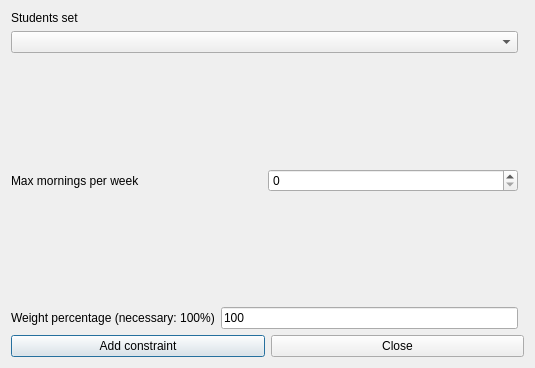
<?xml version="1.0" encoding="UTF-8"?>
<ui version="4.0">
 <class>AddConstraintStudentsSetMaxMorningsPerWeekForm_template</class>
 <widget class="QDialog" name="AddConstraintStudentsSetMaxMorningsPerWeekForm_template">
  <property name="geometry">
   <rect>
    <x>0</x>
    <y>0</y>
    <width>535</width>
    <height>368</height>
   </rect>
  </property>
  <property name="windowTitle">
   <string extracomment="This is the title of the dialog to add a new constraint of this type">Add students set max mornings per week</string>
  </property>
  <layout class="QGridLayout">
   <item row="5" column="0" colspan="2">
    <layout class="QHBoxLayout">
     <item>
      <widget class="QPushButton" name="addConstraintPushButton">
       <property name="text">
        <string>Add constraint</string>
       </property>
      </widget>
     </item>
     <item>
      <widget class="QPushButton" name="closePushButton">
       <property name="text">
        <string>Close</string>
       </property>
      </widget>
     </item>
    </layout>
   </item>
   <item row="4" column="0">
    <layout class="QHBoxLayout">
     <item>
      <widget class="QLabel" name="weightTextLabel">
       <property name="frameShape">
        <enum>QFrame::NoFrame</enum>
       </property>
       <property name="frameShadow">
        <enum>QFrame::Plain</enum>
       </property>
       <property name="text">
        <string>Weight percentage (necessary: 100%)</string>
       </property>
       <property name="wordWrap">
        <bool>false</bool>
       </property>
      </widget>
     </item>
     <item>
      <widget class="QLineEdit" name="weightLineEdit">
       <property name="text">
        <string notr="true">100</string>
       </property>
      </widget>
     </item>
    </layout>
   </item>
   <item row="2" column="0">
    <layout class="QHBoxLayout">
     <item>
      <widget class="QLabel" name="maxMorningsTextLabel">
       <property name="frameShape">
        <enum>QFrame::NoFrame</enum>
       </property>
       <property name="frameShadow">
        <enum>QFrame::Plain</enum>
       </property>
       <property name="text">
        <string>Max mornings per week</string>
       </property>
       <property name="wordWrap">
        <bool>false</bool>
       </property>
      </widget>
     </item>
     <item>
      <widget class="QSpinBox" name="maxMorningsSpinBox"/>
     </item>
    </layout>
   </item>
   <item row="3" column="0">
    <spacer name="spacer1">
     <property name="orientation">
      <enum>Qt::Vertical</enum>
     </property>
     <property name="sizeType">
      <enum>QSizePolicy::Expanding</enum>
     </property>
     <property name="sizeHint" stdset="0">
      <size>
       <width>20</width>
       <height>31</height>
      </size>
     </property>
    </spacer>
   </item>
   <item row="1" column="0">
    <spacer name="spacer1_3">
     <property name="orientation">
      <enum>Qt::Vertical</enum>
     </property>
     <property name="sizeType">
      <enum>QSizePolicy::Expanding</enum>
     </property>
     <property name="sizeHint" stdset="0">
      <size>
       <width>20</width>
       <height>31</height>
      </size>
     </property>
    </spacer>
   </item>
   <item row="0" column="0">
    <layout class="QVBoxLayout">
     <item>
      <widget class="QLabel" name="studentsTextLabel">
       <property name="frameShape">
        <enum>QFrame::NoFrame</enum>
       </property>
       <property name="frameShadow">
        <enum>QFrame::Plain</enum>
       </property>
       <property name="text">
        <string>Students set</string>
       </property>
       <property name="wordWrap">
        <bool>false</bool>
       </property>
      </widget>
     </item>
     <item>
      <widget class="QComboBox" name="studentsComboBox">
       <property name="editable">
        <bool>false</bool>
       </property>
       <property name="insertPolicy">
        <enum>QComboBox::NoInsert</enum>
       </property>
       <property name="duplicatesEnabled">
        <bool>false</bool>
       </property>
      </widget>
     </item>
    </layout>
   </item>
  </layout>
 </widget>
 <layoutdefault spacing="6" margin="11"/>
 <resources/>
 <connections/>
</ui>
